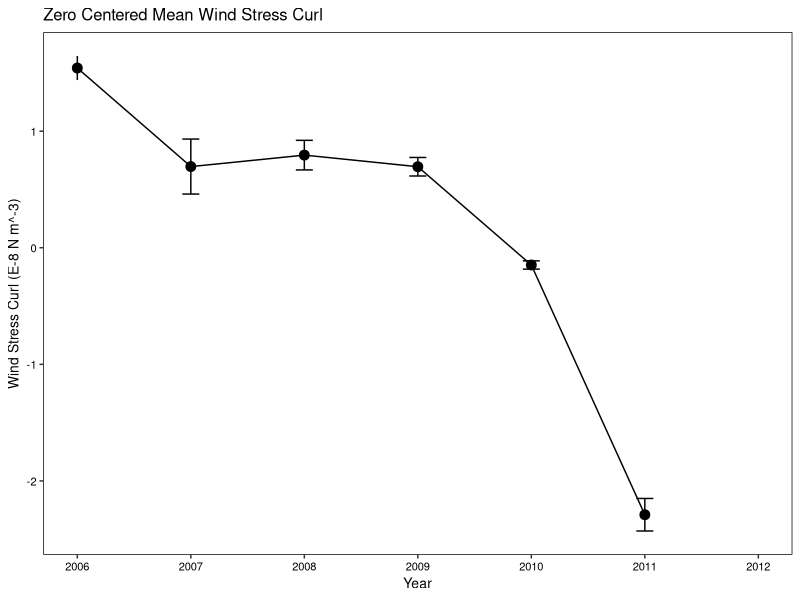

Source code (R):
mydata= read.csv('BC_10_20_14.csv',header=TRUE)

newdata <- data.frame(subset(mydata, Increment.Number ==3 | Increment.Number==4 | Increment.Number==5 | Increment.Number==6 | Increment.Number==7, select=c(Year.of.Increment.Formation,June.WSC, July.WSC, August.WSC, September.WSC, October.WSC, November.WSC, December.WSC)))

newdata <- newdata[complete.cases(newdata),]

newdata$June.WSC <- as.numeric(as.character(newdata$June.WSC))
newdata$July.WSC <- as.numeric(as.character(newdata$July.WSC))
newdata$August.WSC <- as.numeric(as.character(newdata$August.WSC))
newdata$September.WSC <- as.numeric(as.character(newdata$September.WSC))
newdata$October.WSC <- as.numeric(as.character(newdata$October.WSC))
newdata$November.WSC <- as.numeric(as.character(newdata$November.WSC))
newdata$December.WSC <- as.numeric(as.character(newdata$December.WSC))

newdata <- newdata[complete.cases(newdata),]

newdata$meanWSC <- rowMeans(subset(newdata, select = c(June.WSC, July.WSC, August.WSC, September.WSC, October.WSC, November.WSC, December.WSC))) #, na.rm=TRUE) # "August.WSC", "September.WSC", "October.WSC", "November.WSC", "December.WSC")), na.rm=TRUE)
newdata$medianWSC <- apply(newdata[,c("June.WSC", "July.WSC", "August.WSC", "September.WSC", "October.WSC", "November.WSC", "December.WSC")],1, median, na.rm=TRUE) ## to create a MSLA over the growing season

newdata$medianWSC_zc <- newdata$medianWSC -mean(newdata$medianWSC, na.rm=TRUE)



library(plyr)

df_WSC <- ddply(newdata, c("Year.of.Increment.Formation"), summarise, N=length(medianWSC_zc), WSC.mean=mean(medianWSC_zc), sd=sd(medianWSC_zc), se=sd/sqrt(N))

#http://www.cookbook-r.com/Graphs/Plotting_means_and_error_bars_(ggplot2)/
library(ggplot2)
pd <- position_dodge(.05)
testWSC <- ggplot(df_WSC, aes(x=Year.of.Increment.Formation, y=WSC.mean))+ 											
  geom_errorbar(aes(ymin=WSC.mean-se, ymax=WSC.mean+se), width=.15)+ # position=pd)+
			geom_line()+
			geom_point(size=3)+  # changing postion and size of points
			ylab("Wind Stress Curl (E-8 N m^-3)")+
			xlab("Year")+
			
			scale_x_continuous(limits=c(2006, 2012), breaks=seq(2006, 2012,1))+
			#scale_y_continuous(limits=c(.05,.35), breaks=seq(.05,.35,.05))+#changing the legend names
			theme(panel.grid.minor=element_blank(),panel.grid.major=element_blank(), 
					      panel.background=element_rect(colour="black", fill="white"),
					  
					      axis.title.x =element_text(colour="black", size=10),
					      axis.text.x = element_text(colour="black", size=8),
					      axis.title.y =element_text(colour="black", size=10),
					      axis.text.y = element_text(colour="black", size=8),
					      plot.title=element_text(size=12))+
					      #legend.background=element_rect(fill='white', colour = 'black'),
					      #legend.position=c(.92,.25))+
					ggtitle("Zero Centered Mean Wind Stress Curl")
